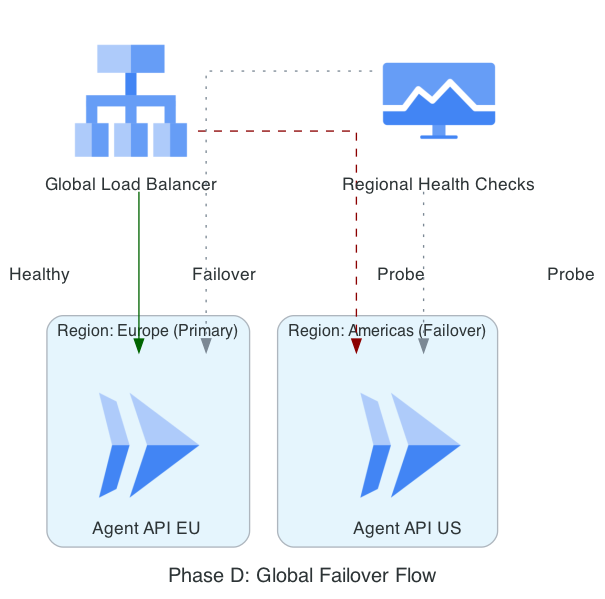

The Python source for this figure:
from diagrams import Diagram, Cluster, Edge
from diagrams.gcp.network import LoadBalancing
from diagrams.gcp.compute import Run
from diagrams.gcp.operations import Monitoring
from diagrams.generic.network import Router

graph_attr = {
    "pad": "0.1",
    "nodesep": "1.2",
    "ranksep": "1.5",
    "bgcolor": "transparent"
}

with Diagram(
    "Phase D: Global Failover Flow", 
    show=False, 
    filename="gov_global_failover_flow", 
    direction="TB", 
    graph_attr=graph_attr
):
    glb = LoadBalancing("Global Load Balancer")
    health = Monitoring("Regional Health Checks")

    with Cluster("Region: Europe (Primary)"):
        agent_eu = Run("Agent API EU")

    with Cluster("Region: Americas (Failover)"):
        agent_us = Run("Agent API US")

    glb >> Edge(label="Healthy", color="darkgreen") >> agent_eu
    glb >> Edge(label="Failover", color="darkred", style="dashed") >> agent_us
    health >> Edge(label="Probe", style="dotted") >> [agent_eu, agent_us]
